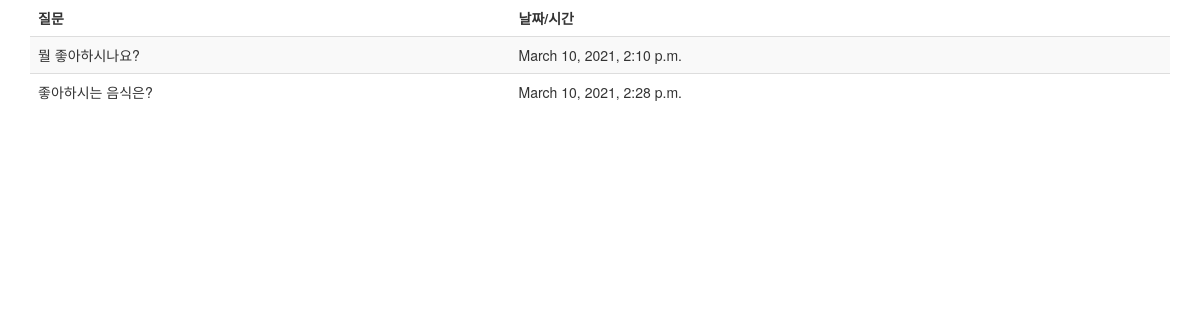
The page /polls/ on the database as committed earlier.
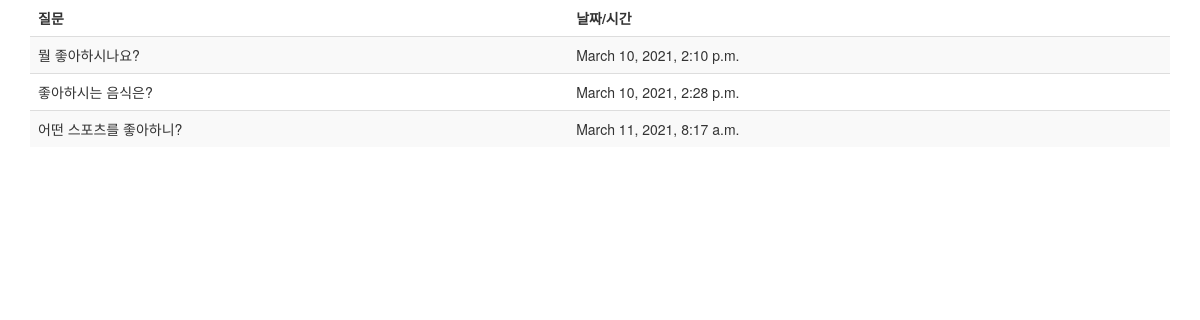
The same page on the database as committed later.
### polls/models.py (models this page shows, shortened)
class Question(models.Model):
	question_txt = models.CharField(max_length=200)
	pub_date = models.DateTimeField('date published')

### polls/views.py (the view)
# urls.py: path('', views.index)
def index(request):
	questions = Question.objects.all()
	context = {'questions': questions}
	return render(request, 'temp_test/index.html', context)

### polls/templates/temp_test/index.html (shortened to what this page needs)
{% extends "base.html" %}
{% block content %}
<div class="container">
	<table class="table table-striped">
		<thead>
			<tr>
				<td><b>질문</b></td>
				<td><b>날짜/시간</b></td>
			</tr>
		</thead>
		<tbody>
			{% for question in questions %}
				<tr>
					<td>{{ question.question_txt }}</td>
					<td>{{ question.pub_date }}</td>
				</tr>
			{% endfor %}
		</tbody>
	</table>
</div>
{% endblock %}

Rows that differ between the two databases and show on the page:
added Question: question_txt "어떤 스포츠를 좋아하니?", pub_date "March 11, 2021, 8:17 a.m."
